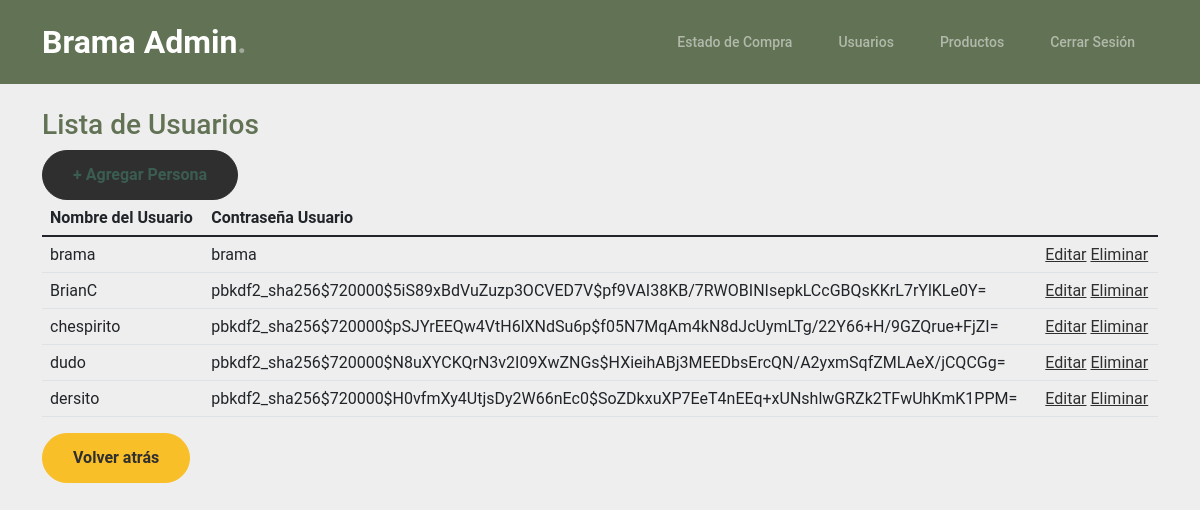
The app's page /personas/ (signed in), older data.
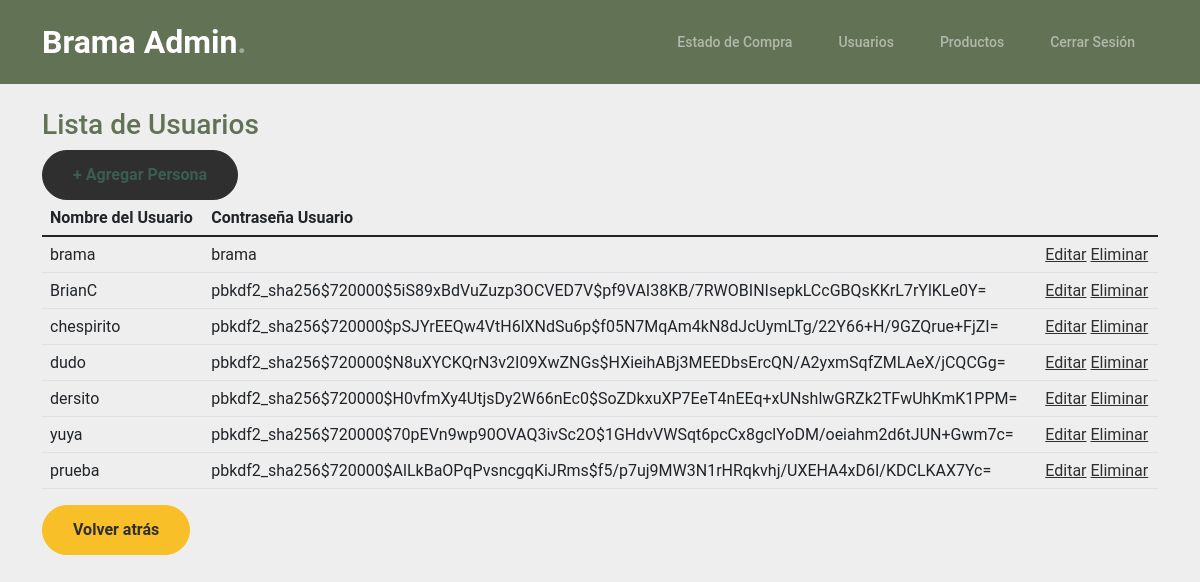
The same page, newer data.
### aplicacion/models.py (models this page shows)
class Usuario (models.Model):
    nombusuario = models.CharField(primary_key=True, max_length=20, null=False)
    pwd = models.CharField(max_length=20, null=False)

### aplicacion/views.py (the view)
# urls.py: path('personas/', personas, name= 'personas'),
@user_passes_test(is_admin)
def personas(request):
    usuarios=Usuario.objects.all()
    datos={
        "usuarios":usuarios
    }
    return render(request,'aplicacion/personas.html', datos)

### aplicacion/views.py (called while the page is built)
def is_admin(user):
    return user.is_authenticated and user.is_staff

### aplicacion/templates/aplicacion/personas.html (shortened to what this page needs)
{% load static %}
<head>
    <link href="{% static 'aplicacion/css/bootstrap.min.css' %}" rel="stylesheet">
    <link rel="stylesheet" href="https://cdnjs.cloudflare.com/ajax/libs/font-awesome/6.0.0-beta3/css/all.min.css">
    <link href="{% static 'aplicacion/css/tiny-slider.css' %}" rel="stylesheet">
    <link href="{% static 'aplicacion/css/style.css' %}" rel="stylesheet">
</head>
<nav class="custom-navbar navbar navbar-expand-md navbar-dark bg-dark" aria-label="Furni navigation bar">
    <div class="container">
        <a class="navbar-brand" href="{% url "panelcontrol" %}">Brama Admin<span>.</span></a>
        <div class="collapse navbar-collapse" id="navbarsFurni">
            <ul class="custom-navbar-nav navbar-nav ms-auto mb-2 mb-md-0">
                <li class="nav-item ">
                    <a class="nav-link" href="{% url 'panelcontrolestadocompra' %}">Estado de Compra</a>
                </li>
                <li class="nav-item">
                    <a class="nav-link" href="{% url 'personas' %}">Usuarios</a>
                </li>
                <li class="nav-item">
                    <a class="nav-link" href="{% url 'productos' %}">Productos</a>
                </li>
                <li class="nav-item">
                    <a class="nav-link" href="{% url 'panelcerrarsesion' %}">Cerrar Sesión</a>
                </li>
            </ul>
        </div>
    </div>
</nav>
    <div class="container">
        <div class="mt-4">
            <h3>Lista de Usuarios</h3>
            <a href="{% url 'crearpersona' %}" role="button" class="btn text-primary">+ Agregar Persona</a>
        </div>
        <table class="table table-hover">
            <thead>
                <tr>
                    <th>Nombre del Usuario</th>
                    <th>Contraseña Usuario</th>
                </tr>
            </thead>
            <tbody>
                {% for p in usuarios %}
                <tr>
                    <td>{{ p.nombusuario }}</td>
                    <td>{{ p.pwd }}</td>
                    <td>
                        <a href="{% url 'modificar_persona' p.nombusuario %}">Editar</a>
                        <a href="{% url 'eliminarpersona' p.nombusuario %}">Eliminar</a>
                    </td>
                </tr>
                {% endfor %}
            </tbody>
        </table>
        <div class="back-button">
            <a href="{% url 'panelcontrol' %}" class="btn btn-secondary">Volver atrás</a>
        </div>
    </div>
</body>

Row changes from the older to the newer data that the page shows:
added Usuario: nombusuario "yuya", pwd "pbkdf2_sha256$720000$70pEVn9wp90OVAQ3ivSc2O$1GHdvVWSqt6pcCx8gclYoDM/oeiahm2d6tJUN+Gwm7c="
added Usuario: nombusuario "prueba", pwd "pbkdf2_sha256$720000$AlLkBaOPqPvsncgqKiJRms$f5/p7uj9MW3N1rHRqkvhj/UXEHA4xD6I/KDCLKAX7Yc="
